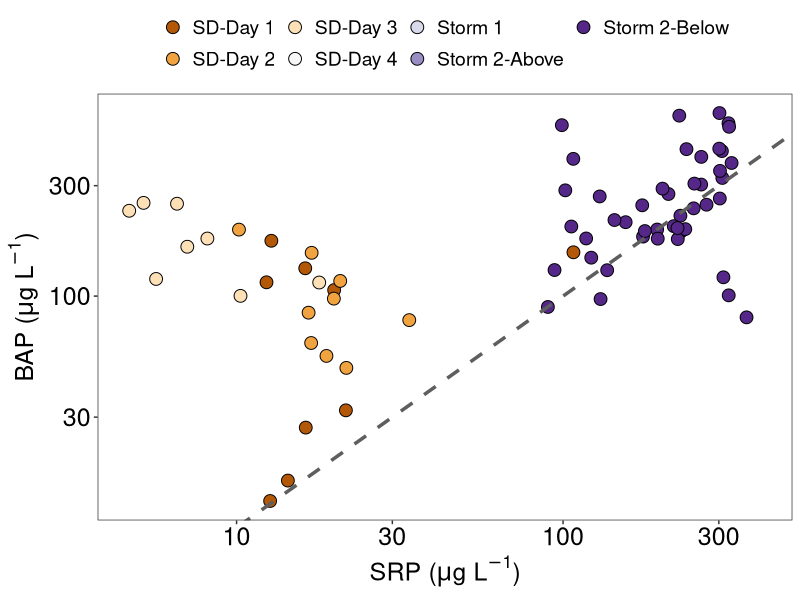
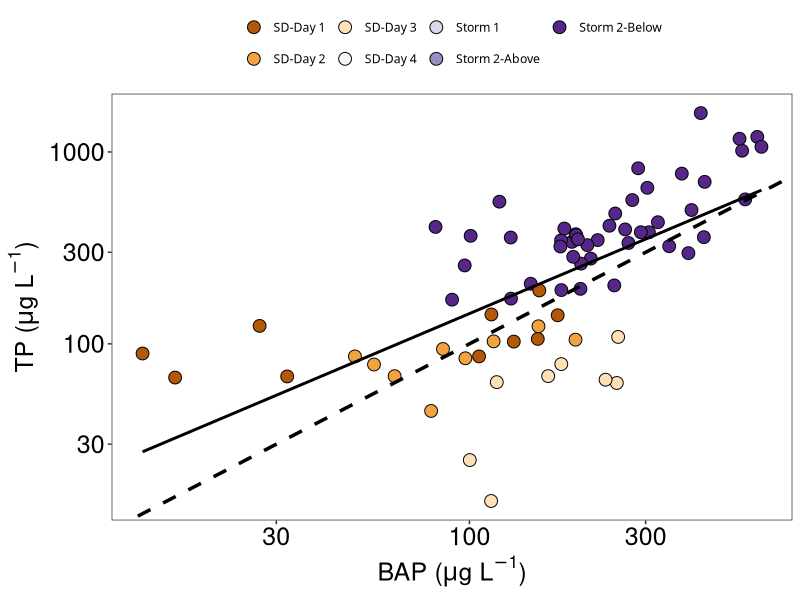
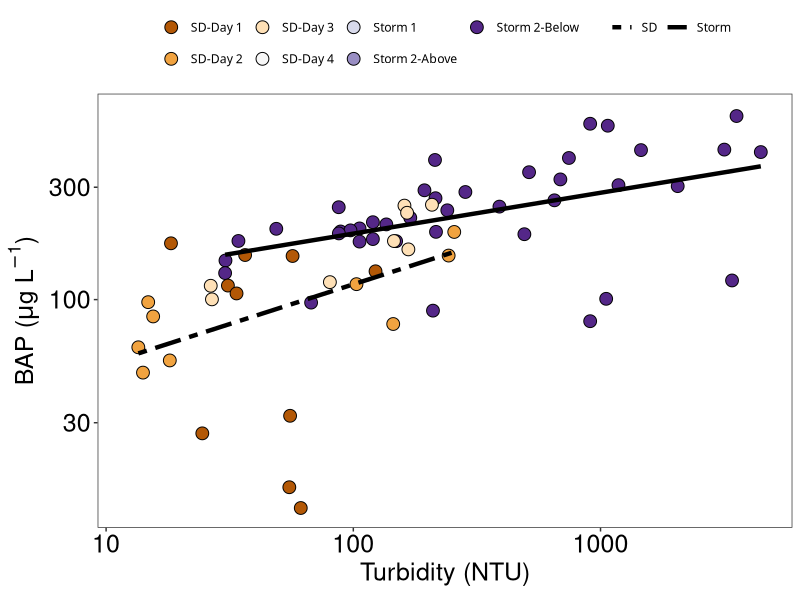
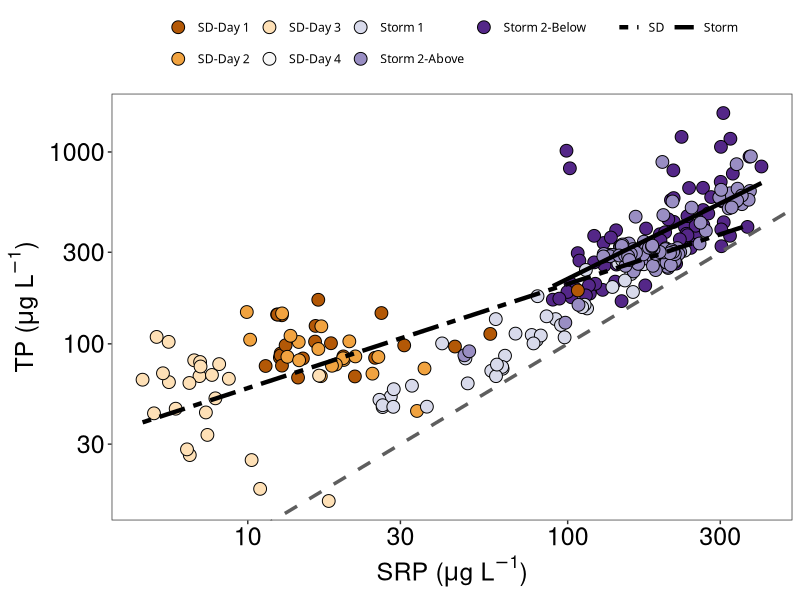

These figures' R source, in order:
##Load packages
library(ggplot2)
library(dplyr)
library(data.table)


##Load data
mydata.short<-read.csv("data for figure 7.csv")

##Subset for regressions
storm<-subset(mydata.short, event=="Storm")
dredge<-subset(mydata.short, event=="SD")

##Plot SRP vs BAP
ggplot(mydata.short, aes(x=srp, y=bap))+
  geom_point(aes(fill=id),size=4, pch=21)+
  scale_fill_brewer(palette = "PuOr")+
  geom_abline(intercept = 0, slope = 1, linetype="dashed", size=1.2, color="gray37")+
  theme_bw()+theme(panel.grid.major = element_blank(), panel.grid.minor = element_blank())+
  theme(axis.title.x=element_text(size=18, color="black"))+
  theme(axis.title.y=element_text(size=18, color="black"))+
  theme(axis.text.y=element_text(size=18, color="black"))+
  theme(axis.text.x=element_text(size=18, color="black"))+
  ylab(expression(paste('BAP ('*mu*g~L^-1*')')))+
  xlab(expression(paste('SRP ('*mu*g~L^-1*')')))+
  labs(color="Disturbance")+
  theme(legend.position="top",legend.title=element_blank(),legend.text = element_text(size=14))+
 scale_y_log10()+
  scale_x_log10()

##Linear regression for SRP vs TP
#storm
model<-lm(bap~srp, data=storm)
summary(model)
#dredge
model<-lm(bap~srp, data=dredge)
summary(model)


##Plot SRP vs BAP
ggplot(mydata.short, aes(x=bap, y=tp))+
  geom_point(aes(fill=id),size=4, pch=21)+
  scale_fill_brewer(palette = "PuOr")+
  geom_abline(intercept = 0, slope = 1, linetype="dashed", size=1.2)+
  geom_smooth(method="lm", color="black", se=F)+
  theme_bw()+theme(panel.grid.major = element_blank(), panel.grid.minor = element_blank())+
  theme(axis.title.x=element_text(size=18, color="black"))+
  theme(axis.title.y=element_text(size=18, color="black"))+
  theme(axis.text.y=element_text(size=18, color="black"))+
  theme(axis.text.x=element_text(size=18, color="black"))+
  xlab(expression(paste('BAP ('*mu*g~L^-1*')')))+
  ylab(expression(paste('TP ('*mu*g~L^-1*')')))+
  labs(color="Disturbance")+
  theme(legend.position="top",legend.title=element_blank(),legend.text = element_text(12))+
  scale_y_log10()+#limits=c(0,1700), breaks=seq(0,1700,200), expand=c(0,0))+
  scale_x_log10()#limits=c(0,900), breaks=seq(0,800,200), expand=c(0,0))

#storm
model<-lm(tp~bap, data=storm)
summary(model)
#dredge
model<-lm(tp~bap, data=dredge)
summary(model)


##Plot BAP vs turbidity
ggplot(mydata.short, aes(x=turb, y=bap))+
  geom_point(aes(fill=id),size=4, pch=21)+
  scale_fill_brewer(palette = "PuOr")+
  scale_linetype_manual(values=c("twodash", "solid"))+
  #geom_abline(intercept = 0, slope = 1, linetype="dashed", size=1.2, color="gray37")+
  geom_smooth(aes(linetype=event),method="lm", color="black", size=1.5, se=F)+
  theme_bw()+theme(panel.grid.major = element_blank(), panel.grid.minor = element_blank())+
  theme(axis.title.x=element_text(size=18, color="black"))+
  theme(axis.title.y=element_text(size=18, color="black"))+
  theme(axis.text.y=element_text(size=18, color="black"))+
  theme(axis.text.x=element_text(size=18, color="black"))+
  ylab(expression(paste('BAP ('*mu*g~L^-1*')')))+
  xlab(expression(paste('Turbidity (NTU)')))+
  labs(fill="Dredging")+
  theme(legend.position="top",legend.title=element_blank(),legend.text = element_text(12))+
  scale_y_log10()+#limits=c(0,1700), breaks=seq(0,1700,200), expand=c(0,0))+
  scale_x_log10()#limits=c(0,900), breaks=seq(0,800,200), expand=c(0,0))

#storm
model<-lm(log(bap)~log(turb), data=storm)
summary(model)

#dredge
model<-lm(bap~turb, data=dredge)
summary(model)


##Plot SRP vs TP
ggplot(mydata.short, aes(x=srp, y=tp))+
  geom_point(aes(fill=id),size=4, pch=21)+
  scale_fill_brewer(palette = "PuOr")+
  scale_linetype_manual(values=c("twodash", "solid"))+
  geom_abline(intercept = 0, slope = 1, linetype="dashed", size=1.2, color="gray37")+
  geom_smooth(aes(linetype=event),method="lm", color="black", size=1.5, se=F)+
  theme_bw()+theme(panel.grid.major = element_blank(), panel.grid.minor = element_blank())+
  theme(axis.title.x=element_text(size=18, color="black"))+
  theme(axis.title.y=element_text(size=18, color="black"))+
  theme(axis.text.y=element_text(size=18, color="black"))+
  theme(axis.text.x=element_text(size=18, color="black"))+
  xlab(expression(paste('SRP ('*mu*g~L^-1*')')))+
  ylab(expression(paste('TP ('*mu*g~L^-1*')')))+
  labs(color="Disturbance")+
  theme(legend.position="top",legend.title=element_blank(),legend.text = element_text(14))+
  scale_y_log10()+#limits=c(0,1700), breaks=seq(0,1700,200), expand=c(0,0))+
 scale_x_log10()#limits=c(0,900), breaks=seq(0,800,200), expand=c(0,0))

#storm
model<-lm(tp~srp, data=storm)
summary(model)

#dredge
model<-lm(tp~srp, data=dredge)
summary(model)

